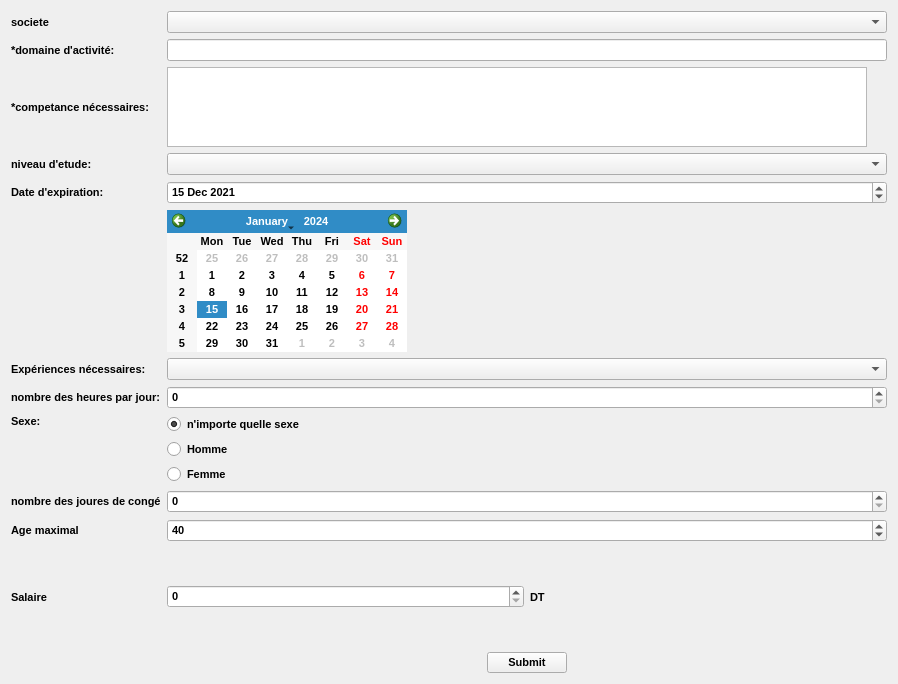
         <widget class="QWidget" name="scrollAreaWidgetContents_4">
          <property name="geometry">
           <rect>
            <x>0</x>
            <y>-236</y>
            <width>898</width>
            <height>684</height>
           </rect>
          </property>
          <layout class="QHBoxLayout" name="horizontalLayout_5">
           <item>
            <layout class="QGridLayout" name="gridLayout_2">
             <item row="5" column="0">
              <widget class="QLabel" name="label_3">
               <property name="font">
                <font>
                 <family>MS Shell Dlg 2</family>
                 <pointsize>8</pointsize>
                 <weight>75</weight>
                 <bold>true</bold>
                </font>
               </property>
               <property name="mouseTracking">
                <bool>true</bool>
               </property>
               <property name="text">
                <string>Date d'expiration:</string>
               </property>
              </widget>
             </item>
             <item row="11" column="0">
              <widget class="QLabel" name="o_label_8">
               <property name="font">
                <font>
                 <family>MS Shell Dlg 2</family>
                 <pointsize>8</pointsize>
                 <weight>75</weight>
                 <bold>true</bold>
                </font>
               </property>
               <property name="mouseTracking">
                <bool>true</bool>
               </property>
               <property name="text">
                <string>Age maximal</string>
               </property>
              </widget>
             </item>
             <item row="10" column="1">
              <widget class="QSpinBox" name="o_spinBox">
               <property name="font">
                <font>
                 <family>MS Shell Dlg 2</family>
                 <pointsize>8</pointsize>
                 <weight>75</weight>
                 <bold>true</bold>
                </font>
               </property>
               <property name="mouseTracking">
                <bool>true</bool>
               </property>
              </widget>
             </item>
             <item row="7" column="0">
              <widget class="QLabel" name="o_label_5">
               <property name="font">
                <font>
                 <family>MS Shell Dlg 2</family>
                 <pointsize>8</pointsize>
                 <weight>75</weight>
                 <bold>true</bold>
                </font>
               </property>
               <property name="mouseTracking">
                <bool>true</bool>
               </property>
               <property name="text">
                <string>Expériences nécessaires:</string>
               </property>
              </widget>
             </item>
             <item row="6" column="1">
              <widget class="QCalendarWidget" name="o_calendarWidget">
               <property name="sizePolicy">
                <sizepolicy hsizetype="Fixed" vsizetype="Fixed">
                 <horstretch>0</horstretch>
                 <verstretch>0</verstretch>
                </sizepolicy>
               </property>
               <property name="font">
                <font>
                 <family>MS Shell Dlg 2</family>
                 <pointsize>8</pointsize>
                 <weight>75</weight>
                 <bold>true</bold>
                </font>
               </property>
               <property name="mouseTracking">
                <bool>true</bool>
               </property>
              </widget>
             </item>
             <item row="9" column="0" alignment="Qt::AlignTop">
              <widget class="QLabel" name="o_label_7">
               <property name="font">
                <font>
                 <family>MS Shell Dlg 2</family>
                 <pointsize>8</pointsize>
                 <weight>75</weight>
                 <bold>true</bold>
                </font>
               </property>
               <property name="mouseTracking">
                <bool>true</bool>
               </property>
               <property name="text">
                <string>Sexe:</string>
               </property>
              </widget>
             </item>
             <item row="5" column="1">
              <widget class="QDateEdit" name="dat">
               <property name="font">
                <font>
                 <family>MS Shell Dlg 2</family>
                 <pointsize>8</pointsize>
                 <weight>75</weight>
                 <bold>true</bold>
                </font>
               </property>
               <property name="mouseTracking">
                <bool>true</bool>
               </property>
               <property name="dateTime">
                <datetime>
                 <hour>0</hour>
                 <minute>0</minute>
                 <second>0</second>
                 <year>2021</year>
                 <month>12</month>
                 <day>15</day>
                </datetime>
               </property>
               <property name="date">
                <date>
                 <year>2021</year>
                 <month>12</month>
                 <day>15</day>
                </date>
               </property>
              </widget>
             </item>
             <item row="4" column="0">
              <widget class="QLabel" name="label_4">
               <property name="font">
                <font>
                 <family>MS Shell Dlg 2</family>
                 <pointsize>8</pointsize>
                 <weight>75</weight>
                 <bold>true</bold>
                </font>
               </property>
               <property name="mouseTracking">
                <bool>true</bool>
               </property>
               <property name="text">
                <string>niveau d'etude:</string>
               </property>
              </widget>
             </item>
             <item row="1" column="0">
              <widget class="QLabel" name="o_label">
               <property name="font">
                <font>
                 <family>MS Shell Dlg 2</family>
                 <pointsize>8</pointsize>
                 <weight>75</weight>
                 <bold>true</bold>
                </font>
               </property>
               <property name="mouseTracking">
                <bool>true</bool>
               </property>
               <property name="text">
                <string>*domaine d'activité:</string>
               </property>
              </widget>
             </item>
             <item row="14" column="0">
              <widget class="QLabel" name="o_label_9">
               <property name="font">
                <font>
                 <family>MS Shell Dlg 2</family>
                 <pointsize>8</pointsize>
                 <weight>75</weight>
                 <bold>true</bold>
                </font>
               </property>
               <property name="mouseTracking">
                <bool>true</bool>
               </property>
               <property name="text">
                <string>Salaire</string>
               </property>
              </widget>
             </item>
             <item row="15" column="1">
              <layout class="QHBoxLayout" name="horizontalLayout_7">
               <item>
                <spacer name="horizontalSpacer_3">
                 <property name="font">
                  <font>
                   <family>MS Shell Dlg 2</family>
                   <pointsize>8</pointsize>
                   <weight>75</weight>
                   <bold>true</bold>
                  </font>
                 </property>
                 <property name="mouseTracking">
                  <bool>true</bool>
                 </property>
                 <property name="orientation">
                  <enum>Qt::Horizontal</enum>
                 </property>
                 <property name="sizeHint" stdset="0">
                  <size>
                   <width>40</width>
                   <height>20</height>
                  </size>
                 </property>
                </spacer>
               </item>
               <item>
                <widget class="QPushButton" name="submit">
                 <property name="font">
                  <font>
                   <family>MS Shell Dlg 2</family>
                   <pointsize>8</pointsize>
                   <weight>75</weight>
                   <bold>true</bold>
                  </font>
                 </property>
                 <property name="mouseTracking">
                  <bool>true</bool>
                 </property>
                 <property name="text">
                  <string>Submit</string>
                 </property>
                </widget>
               </item>
               <item>
                <spacer name="horizontalSpacer">
                 <property name="font">
                  <font>
                   <family>MS Shell Dlg 2</family>
                   <pointsize>8</pointsize>
                   <weight>75</weight>
                   <bold>true</bold>
                  </font>
                 </property>
                 <property name="mouseTracking">
                  <bool>true</bool>
                 </property>
                 <property name="orientation">
                  <enum>Qt::Horizontal</enum>
                 </property>
                 <property name="sizeHint" stdset="0">
                  <size>
                   <width>40</width>
                   <height>20</height>
                  </size>
                 </property>
                </spacer>
               </item>
              </layout>
             </item>
             <item row="8" column="1">
              <widget class="QSpinBox" name="njconge">
               <property name="font">
                <font>
                 <family>MS Shell Dlg 2</family>
                 <pointsize>8</pointsize>
                 <weight>75</weight>
                 <bold>true</bold>
                </font>
               </property>
               <property name="cursor">
                <cursorShape>IBeamCursor</cursorShape>
               </property>
               <property name="mouseTracking">
                <bool>true</bool>
               </property>
               <property name="maximum">
                <number>23</number>
               </property>
              </widget>
             </item>
             <item row="10" column="0">
              <widget class="QLabel" name="o_label_38">
               <property name="font">
                <font>
                 <family>MS Shell Dlg 2</family>
                 <pointsize>8</pointsize>
                 <weight>75</weight>
                 <bold>true</bold>
                </font>
               </property>
               <property name="mouseTracking">
                <bool>true</bool>
               </property>
               <property name="text">
                <string>nombre des joures de congé</string>
               </property>
              </widget>
             </item>
             <item row="11" column="1">
              <widget class="QSpinBox" name="age">
               <property name="font">
                <font>
                 <family>MS Shell Dlg 2</family>
                 <pointsize>8</pointsize>
                 <weight>75</weight>
                 <bold>true</bold>
                </font>
               </property>
               <property name="mouseTracking">
                <bool>true</bool>
               </property>
               <property name="value">
                <number>40</number>
               </property>
              </widget>
             </item>
             <item row="1" column="1">
              <widget class="QLineEdit" name="domaine">
               <property name="font">
                <font>
                 <family>MS Shell Dlg 2</family>
                 <pointsize>8</pointsize>
                 <weight>75</weight>
                 <bold>true</bold>
                </font>
               </property>
               <property name="mouseTracking">
                <bool>true</bool>
               </property>
              </widget>
             </item>
             <item row="8" column="0">
              <widget class="QLabel" name="o_label_6">
               <property name="font">
                <font>
                 <family>MS Shell Dlg 2</family>
                 <pointsize>8</pointsize>
                 <weight>75</weight>
                 <bold>true</bold>
                </font>
               </property>
               <property name="mouseTracking">
                <bool>true</bool>
               </property>
               <property name="text">
                <string>nombre des heures par jour:</string>
               </property>
              </widget>
             </item>
             <item row="7" column="1">
              <widget class="QComboBox" name="experience">
               <property name="font">
                <font>
                 <family>MS Shell Dlg 2</family>
                 <pointsize>8</pointsize>
                 <weight>75</weight>
                 <bold>true</bold>
                </font>
               </property>
               <property name="mouseTracking">
                <bool>true</bool>
               </property>
              </widget>
             </item>
             <item row="4" column="1">
              <widget class="QComboBox" name="niveau">
               <property name="font">
                <font>
                 <family>MS Shell Dlg 2</family>
                 <pointsize>8</pointsize>
                 <weight>75</weight>
                 <bold>true</bold>
                </font>
               </property>
               <property name="mouseTracking">
                <bool>true</bool>
               </property>
              </widget>
             </item>
             <item row="2" column="0">
              <widget class="QLabel" name="o_label_2">
               <property name="font">
                <font>
                 <family>MS Shell Dlg 2</family>
                 <pointsize>8</pointsize>
                 <weight>75</weight>
                 <bold>true</bold>
                </font>
               </property>
               <property name="mouseTracking">
                <bool>true</bool>
               </property>
               <property name="text">
                <string>*competance nécessaires:</string>
               </property>
              </widget>
             </item>
             <item row="9" column="1">
              <layout class="QVBoxLayout" name="verticalLayout">
               <item>
                <widget class="QRadioButton" name="o_radioButton">
                 <property name="enabled">
                  <bool>true</bool>
                 </property>
                 <property name="font">
                  <font>
                   <family>MS Shell Dlg 2</family>
                   <pointsize>8</pointsize>
                   <weight>75</weight>
                   <bold>true</bold>
                  </font>
                 </property>
                 <property name="mouseTracking">
                  <bool>true</bool>
                 </property>
                 <property name="text">
                  <string>n'importe quelle sexe</string>
                 </property>
                 <property name="checked">
                  <bool>true</bool>
                 </property>
                </widget>
               </item>
               <item>
                <widget class="QRadioButton" name="o_radioButton_3">
                 <property name="font">
                  <font>
                   <family>MS Shell Dlg 2</family>
                   <pointsize>8</pointsize>
                   <weight>75</weight>
                   <bold>true</bold>
                  </font>
                 </property>
                 <property name="mouseTracking">
                  <bool>true</bool>
                 </property>
                 <property name="text">
                  <string>Homme</string>
                 </property>
                </widget>
               </item>
               <item>
                <widget class="QRadioButton" name="o_radioButton_2">
                 <property name="font">
                  <font>
                   <family>MS Shell Dlg 2</family>
                   <pointsize>8</pointsize>
                   <weight>75</weight>
                   <bold>true</bold>
                  </font>
                 </property>
                 <property name="mouseTracking">
                  <bool>true</bool>
                 </property>
                 <property name="text">
                  <string>Femme</string>
                 </property>
                </widget>
               </item>
              </layout>
             </item>
             <item row="2" column="1">
              <widget class="QPlainTextEdit" name="competance">
               <property name="maximumSize">
                <size>
                 <width>700</width>
                 <height>80</height>
                </size>
               </property>
               <property name="font">
                <font>
                 <family>MS Shell Dlg 2</family>
                 <pointsize>8</pointsize>
                 <weight>75</weight>
                 <bold>true</bold>
                </font>
               </property>
               <property name="cursor" stdset="0">
                <cursorShape>IBeamCursor</cursorShape>
               </property>
               <property name="mouseTracking">
                <bool>true</bool>
               </property>
               <property name="lineWrapMode">
                <enum>QPlainTextEdit::WidgetWidth</enum>
               </property>
              </widget>
             </item>
             <item row="14" column="1">
              <layout class="QHBoxLayout" name="horizontalLayout">
               <item>
                <widget class="QSpinBox" name="salaire">
                 <property name="font">
                  <font>
                   <family>MS Shell Dlg 2</family>
                   <pointsize>8</pointsize>
                   <weight>75</weight>
                   <bold>true</bold>
                  </font>
                 </property>
                 <property name="mouseTracking">
                  <bool>true</bool>
                 </property>
                 <property name="minimum">
                  <number>0</number>
                 </property>
                 <property name="maximum">
                  <number>99999999</number>
                 </property>
                 <property name="value">
                  <number>0</number>
                 </property>
                </widget>
               </item>
               <item>
                <widget class="QLabel" name="o_label_10">
                 <property name="font">
                  <font>
                   <family>MS Shell Dlg 2</family>
                   <pointsize>8</pointsize>
                   <weight>75</weight>
                   <bold>true</bold>
                  </font>
                 </property>
                 <property name="mouseTracking">
                  <bool>true</bool>
                 </property>
                 <property name="text">
                  <string>DT</string>
                 </property>
                </widget>
               </item>
              </layout>
             </item>
             <item row="0" column="1">
              <widget class="QComboBox" name="o_comboBox_2">
               <property name="font">
                <font>
                 <family>MS Shell Dlg 2</family>
                 <pointsize>8</pointsize>
                 <weight>75</weight>
                 <bold>true</bold>
                </font>
               </property>
               <property name="mouseTracking">
                <bool>true</bool>
               </property>
              </widget>
             </item>
             <item row="0" column="0">
              <widget class="QLabel" name="o_label_24">
               <property name="font">
                <font>
                 <family>MS Shell Dlg 2</family>
                 <pointsize>8</pointsize>
                 <weight>75</weight>
                 <bold>true</bold>
                </font>
               </property>
               <property name="mouseTracking">
                <bool>true</bool>
               </property>
               <property name="text">
                <string>societe</string>
               </property>
              </widget>
             </item>
            </layout>
           </item>
          </layout>
         </widget>
